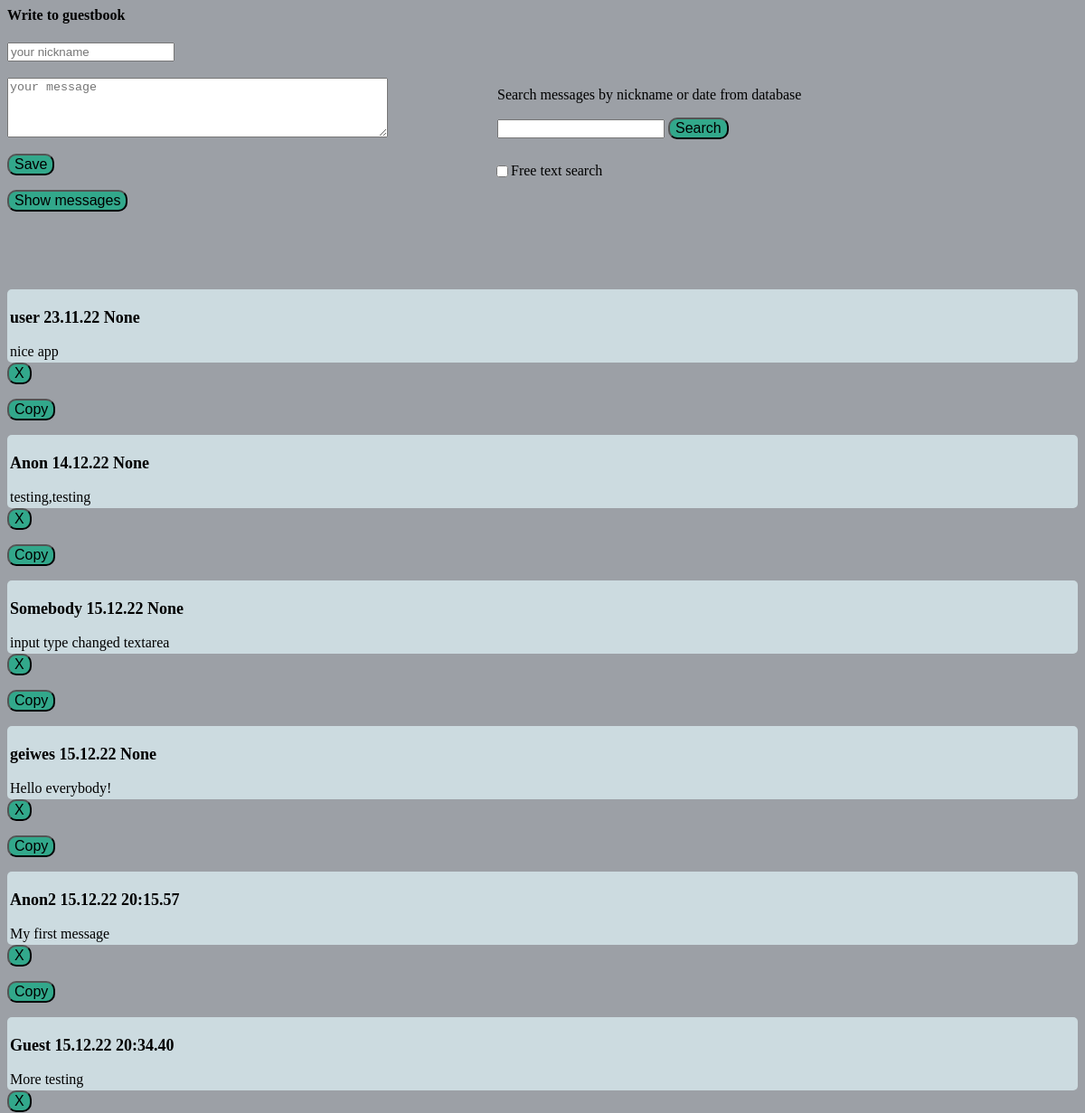
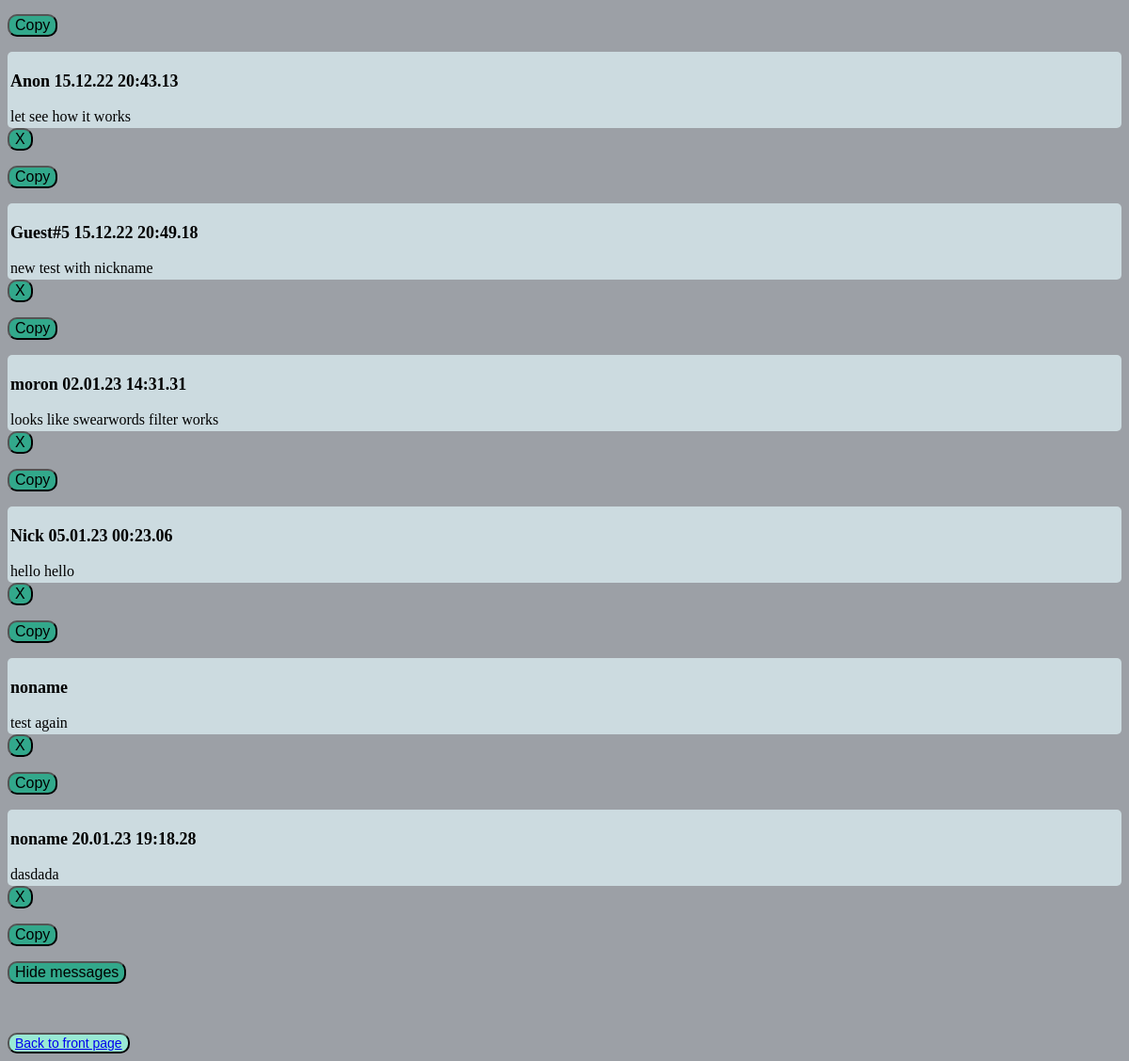
Screenshot of /showData with the database file from the repository (2 pictures, top to bottom).
### tables this page shows
CREATE TABLE "GUESTBOOK" (
	"IDNUM"	INTEGER,
	"TIME"	TEXT,
	"MESSAGE"	TEXT,
	"NICKNAME"	TEXT,
	"CTIME"	TEXT,
	PRIMARY KEY("IDNUM")
);

### guestbook.py (the view)
@guestbook.route("/showData", methods = ['POST','GET'])
def showData():
    connection = sqlite3.connect('Flaskdb.db')
    connection.row_factory = sqlite3.Row
    cursor = connection.cursor()
    cursor.execute('SELECT idnum,time,message,nickname,ctime FROM GUESTBOOK')
    global rows
    rows = cursor.fetchall()
    return render_template('guestbook.html',rows=rows)

### templates/guestbook.html (shortened to what this page needs)
<html>
<head>
    <link rel="stylesheet" href="{{ url_for('static', filename='css/styles.css') }}">
</head>
<body>
    <h4>Write to guestbook</h4>
    <form action="/writeData" method="post">
        <input type="text" name="nickname" placeholder="your nickname">
        <input type="hidden" name="time" value={{time}}><br>
        <br>
        <textarea rows="4" cols="50" name="message" placeholder="your message"></textarea>
        <br><br>
        <Button class="Btn" type="submit">Save</Button>
    </form>
    <form action="/showData" method="post">
        <button class="Btn" type="submit">Show messages</button>
    </form>
    <form action="/searchData" class="searchClass" method="post">
        <p>Search messages by nickname or date from database</p>
        <input type="text" name="searchbox" id="searchbox">
        <button class="Btn" type="submit">Search</button>
    </form>
    <br>
    <input type="checkbox" class="txtsrcCB" id=txtSrc onclick="createTextSrc()">
    <label for="txtSrc" class="freetxt">Free text search</label><br>
    <p><b><mark>{{nick}}</mark></b></p><br>
    {%for row in rows %}
    <div class="message">
        <p hidden>{{row['idnum']}}</p> <b>
            <p style="font-size:18px">{{row['nickname']}} {{row['time']}} {{row['ctime']}}</p>
        </b> {{row['message']}}
    </div>
    <form action="/delMsg" method="post">
        <button class="Btn" type="submit">X</button>
    </form>
    <form action="/copyMsg" method="post">
        <button class="Btn" type="submit">Copy</button>
    </form>
    {% endfor %}
    <form action="/hideData" method="post">
        <button class="Btn" type="submit">Hide messages</button>
    </form>
    <br><br>
    <button class="BtnLinks"><a href="/">Back to front page</a>
    </button>
</body>
</html>

### static/css/styles.css (style rules this page uses)
body { background-color: #9ca0a6; }
.searchClass { position: absolute; left: 550px; top: 80px; }
.freetxt { position:absolute; left:565px; top:180px; }
.txtsrcCB { position: absolute; left:545px; top:180px; }
.Btn { background-color: #32a88b; font-size: 16px; border-radius: 10px; }
.BtnLinks { background-color: #99e9d5; font-size: 14px; border-radius: 10px; }
.message { background-color: #ccdbe0; padding: 3px; border-radius: 5px; }

### rows the page displays
GUESTBOOK: nickname "user", time "23.11.22", ctime "None", message "nice app"
GUESTBOOK: nickname "Anon", time "14.12.22", ctime "None", message "testing,testing"
GUESTBOOK: nickname "Somebody", time "15.12.22", ctime "None", message "input type changed textarea"
GUESTBOOK: nickname "geiwes", time "15.12.22", ctime "None", message "Hello everybody!"
GUESTBOOK: nickname "Anon2", time "15.12.22", ctime "20:15.57", message "My first message"
GUESTBOOK: nickname "Guest", time "15.12.22", ctime "20:34.40", message "More testing"
GUESTBOOK: nickname "Anon", time "15.12.22", ctime "20:43.13", message "let see how it works"
GUESTBOOK: nickname "Guest#5", time "15.12.22", ctime "20:49.18", message "new test with nickname"
GUESTBOOK: nickname "moron", time "02.01.23", ctime "14:31.31", message "looks like swearwords filter works"
GUESTBOOK: nickname "Nick", time "05.01.23", ctime "00:23.06", message "hello hello"
GUESTBOOK: nickname "noname", message "test again"
GUESTBOOK: nickname "noname", time "20.01.23", ctime "19:18.28", message "dasdada"
